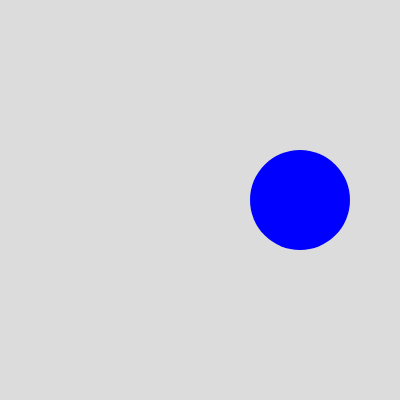
Frame 1 (no input)
Frame 60 (no input): identical to frame 1, image omitted
Frame 120 (the mouse pressed at the canvas centre since frame 60): identical to frame 1, image omitted

The p5.js sketch that drew this single still picture (run headless with seeded random() and noise() and a simulated clock; from frame 60 on, the mouse is pressed at the canvas centre):

// p5.js sketch
// ── sketch.js
function setup() {
  createCanvas(400, 400);
}

function draw() {
  background(220);
  noStroke();
  if(mouseX > 250) {
    fill(255, 0, 0);
    ellipse(width/4, height/2, 100, 100);
  } else {
    fill(0, 0, 255);
    ellipse(width* (3/4), height/2, 100, 100);
  }
}
